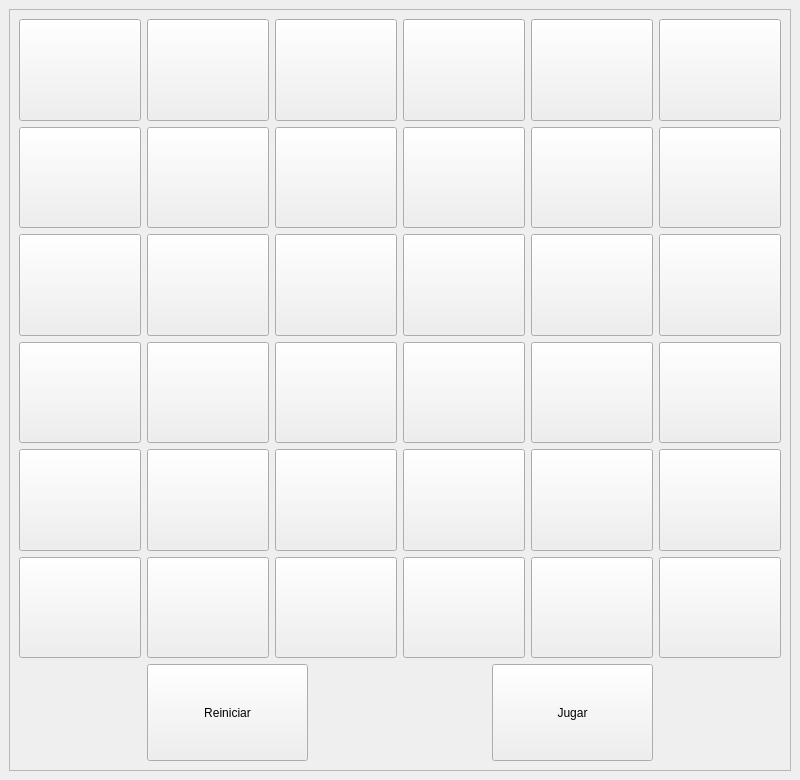
<?xml version="1.0" encoding="UTF-8"?>
<ui version="4.0">
 <class>MainWindow</class>
 <widget class="QMainWindow" name="MainWindow">
  <property name="geometry">
   <rect>
    <x>0</x>
    <y>0</y>
    <width>800</width>
    <height>780</height>
   </rect>
  </property>
  <property name="minimumSize">
   <size>
    <width>800</width>
    <height>780</height>
   </size>
  </property>
  <property name="maximumSize">
   <size>
    <width>16777215</width>
    <height>16777215</height>
   </size>
  </property>
  <property name="windowTitle">
   <string>MainWindow</string>
  </property>
  <property name="styleSheet">
   <string notr="true"/>
  </property>
  <widget class="QWidget" name="centralwidget">
   <layout class="QGridLayout" name="gridLayout_3">
    <item row="0" column="0">
     <widget class="QFrame" name="frame">
      <property name="styleSheet">
       <string notr="true"/>
      </property>
      <property name="frameShape">
       <enum>QFrame::StyledPanel</enum>
      </property>
      <property name="frameShadow">
       <enum>QFrame::Raised</enum>
      </property>
      <layout class="QGridLayout" name="gridLayout_2">
       <item row="1" column="0">
        <layout class="QGridLayout" name="gridLayout">
         <item row="5" column="1">
          <widget class="QPushButton" name="pushButton_32">
           <property name="sizePolicy">
            <sizepolicy hsizetype="Expanding" vsizetype="Expanding">
             <horstretch>0</horstretch>
             <verstretch>0</verstretch>
            </sizepolicy>
           </property>
           <property name="text">
            <string/>
           </property>
          </widget>
         </item>
         <item row="2" column="1">
          <widget class="QPushButton" name="pushButton_17">
           <property name="sizePolicy">
            <sizepolicy hsizetype="Expanding" vsizetype="Expanding">
             <horstretch>0</horstretch>
             <verstretch>0</verstretch>
            </sizepolicy>
           </property>
           <property name="text">
            <string/>
           </property>
          </widget>
         </item>
         <item row="0" column="0">
          <widget class="QPushButton" name="pushButton">
           <property name="sizePolicy">
            <sizepolicy hsizetype="Expanding" vsizetype="Expanding">
             <horstretch>0</horstretch>
             <verstretch>0</verstretch>
            </sizepolicy>
           </property>
           <property name="focusPolicy">
            <enum>Qt::StrongFocus</enum>
           </property>
           <property name="autoFillBackground">
            <bool>false</bool>
           </property>
           <property name="styleSheet">
            <string notr="true"/>
           </property>
           <property name="text">
            <string/>
           </property>
          </widget>
         </item>
         <item row="1" column="5">
          <widget class="QPushButton" name="pushButton_12">
           <property name="sizePolicy">
            <sizepolicy hsizetype="Expanding" vsizetype="Expanding">
             <horstretch>0</horstretch>
             <verstretch>0</verstretch>
            </sizepolicy>
           </property>
           <property name="text">
            <string/>
           </property>
          </widget>
         </item>
         <item row="4" column="5">
          <widget class="QPushButton" name="pushButton_31">
           <property name="sizePolicy">
            <sizepolicy hsizetype="Expanding" vsizetype="Expanding">
             <horstretch>0</horstretch>
             <verstretch>0</verstretch>
            </sizepolicy>
           </property>
           <property name="text">
            <string/>
           </property>
          </widget>
         </item>
         <item row="6" column="1" colspan="4">
          <layout class="QHBoxLayout" name="horizontalLayout">
           <item>
            <widget class="QPushButton" name="pushButton_37">
             <property name="sizePolicy">
              <sizepolicy hsizetype="Expanding" vsizetype="Expanding">
               <horstretch>0</horstretch>
               <verstretch>0</verstretch>
              </sizepolicy>
             </property>
             <property name="minimumSize">
              <size>
               <width>161</width>
               <height>97</height>
              </size>
             </property>
             <property name="maximumSize">
              <size>
               <width>161</width>
               <height>97</height>
              </size>
             </property>
             <property name="text">
              <string>Reiniciar</string>
             </property>
            </widget>
           </item>
           <item>
            <spacer name="horizontalSpacer">
             <property name="orientation">
              <enum>Qt::Horizontal</enum>
             </property>
             <property name="sizeHint" stdset="0">
              <size>
               <width>40</width>
               <height>20</height>
              </size>
             </property>
            </spacer>
           </item>
           <item>
            <widget class="QPushButton" name="pushButton_38">
             <property name="sizePolicy">
              <sizepolicy hsizetype="Expanding" vsizetype="Expanding">
               <horstretch>0</horstretch>
               <verstretch>0</verstretch>
              </sizepolicy>
             </property>
             <property name="minimumSize">
              <size>
               <width>161</width>
               <height>97</height>
              </size>
             </property>
             <property name="maximumSize">
              <size>
               <width>161</width>
               <height>97</height>
              </size>
             </property>
             <property name="text">
              <string>Jugar</string>
             </property>
            </widget>
           </item>
          </layout>
         </item>
         <item row="4" column="4">
          <widget class="QPushButton" name="pushButton_30">
           <property name="sizePolicy">
            <sizepolicy hsizetype="Expanding" vsizetype="Expanding">
             <horstretch>0</horstretch>
             <verstretch>0</verstretch>
            </sizepolicy>
           </property>
           <property name="text">
            <string/>
           </property>
          </widget>
         </item>
         <item row="4" column="2">
          <widget class="QPushButton" name="pushButton_28">
           <property name="sizePolicy">
            <sizepolicy hsizetype="Expanding" vsizetype="Expanding">
             <horstretch>0</horstretch>
             <verstretch>0</verstretch>
            </sizepolicy>
           </property>
           <property name="text">
            <string/>
           </property>
          </widget>
         </item>
         <item row="3" column="0">
          <widget class="QPushButton" name="pushButton_14">
           <property name="sizePolicy">
            <sizepolicy hsizetype="Expanding" vsizetype="Expanding">
             <horstretch>0</horstretch>
             <verstretch>0</verstretch>
            </sizepolicy>
           </property>
           <property name="text">
            <string/>
           </property>
          </widget>
         </item>
         <item row="0" column="4">
          <widget class="QPushButton" name="pushButton_5">
           <property name="sizePolicy">
            <sizepolicy hsizetype="Expanding" vsizetype="Expanding">
             <horstretch>0</horstretch>
             <verstretch>0</verstretch>
            </sizepolicy>
           </property>
           <property name="text">
            <string/>
           </property>
          </widget>
         </item>
         <item row="5" column="0">
          <widget class="QPushButton" name="pushButton_16">
           <property name="sizePolicy">
            <sizepolicy hsizetype="Expanding" vsizetype="Expanding">
             <horstretch>0</horstretch>
             <verstretch>0</verstretch>
            </sizepolicy>
           </property>
           <property name="text">
            <string/>
           </property>
          </widget>
         </item>
         <item row="0" column="1">
          <widget class="QPushButton" name="pushButton_2">
           <property name="sizePolicy">
            <sizepolicy hsizetype="Expanding" vsizetype="Expanding">
             <horstretch>0</horstretch>
             <verstretch>0</verstretch>
            </sizepolicy>
           </property>
           <property name="autoFillBackground">
            <bool>true</bool>
           </property>
           <property name="text">
            <string/>
           </property>
          </widget>
         </item>
         <item row="2" column="4">
          <widget class="QPushButton" name="pushButton_20">
           <property name="sizePolicy">
            <sizepolicy hsizetype="Expanding" vsizetype="Expanding">
             <horstretch>0</horstretch>
             <verstretch>0</verstretch>
            </sizepolicy>
           </property>
           <property name="text">
            <string/>
           </property>
          </widget>
         </item>
         <item row="4" column="0">
          <widget class="QPushButton" name="pushButton_15">
           <property name="sizePolicy">
            <sizepolicy hsizetype="Expanding" vsizetype="Expanding">
             <horstretch>0</horstretch>
             <verstretch>0</verstretch>
            </sizepolicy>
           </property>
           <property name="text">
            <string/>
           </property>
          </widget>
         </item>
         <item row="1" column="0">
          <widget class="QPushButton" name="pushButton_7">
           <property name="sizePolicy">
            <sizepolicy hsizetype="Expanding" vsizetype="Expanding">
             <horstretch>0</horstretch>
             <verstretch>0</verstretch>
            </sizepolicy>
           </property>
           <property name="text">
            <string/>
           </property>
          </widget>
         </item>
         <item row="1" column="2">
          <widget class="QPushButton" name="pushButton_9">
           <property name="sizePolicy">
            <sizepolicy hsizetype="Expanding" vsizetype="Expanding">
             <horstretch>0</horstretch>
             <verstretch>0</verstretch>
            </sizepolicy>
           </property>
           <property name="text">
            <string/>
           </property>
          </widget>
         </item>
         <item row="5" column="5">
          <widget class="QPushButton" name="pushButton_36">
           <property name="sizePolicy">
            <sizepolicy hsizetype="Expanding" vsizetype="Expanding">
             <horstretch>0</horstretch>
             <verstretch>0</verstretch>
            </sizepolicy>
           </property>
           <property name="text">
            <string/>
           </property>
          </widget>
         </item>
         <item row="4" column="1">
          <widget class="QPushButton" name="pushButton_27">
           <property name="sizePolicy">
            <sizepolicy hsizetype="Expanding" vsizetype="Expanding">
             <horstretch>0</horstretch>
             <verstretch>0</verstretch>
            </sizepolicy>
           </property>
           <property name="text">
            <string/>
           </property>
          </widget>
         </item>
         <item row="5" column="4">
          <widget class="QPushButton" name="pushButton_35">
           <property name="sizePolicy">
            <sizepolicy hsizetype="Expanding" vsizetype="Expanding">
             <horstretch>0</horstretch>
             <verstretch>0</verstretch>
            </sizepolicy>
           </property>
           <property name="text">
            <string/>
           </property>
          </widget>
         </item>
         <item row="0" column="2">
          <widget class="QPushButton" name="pushButton_3">
           <property name="sizePolicy">
            <sizepolicy hsizetype="Expanding" vsizetype="Expanding">
             <horstretch>0</horstretch>
             <verstretch>0</verstretch>
            </sizepolicy>
           </property>
           <property name="text">
            <string/>
           </property>
          </widget>
         </item>
         <item row="3" column="3">
          <widget class="QPushButton" name="pushButton_24">
           <property name="sizePolicy">
            <sizepolicy hsizetype="Expanding" vsizetype="Expanding">
             <horstretch>0</horstretch>
             <verstretch>0</verstretch>
            </sizepolicy>
           </property>
           <property name="text">
            <string/>
           </property>
          </widget>
         </item>
         <item row="1" column="3">
          <widget class="QPushButton" name="pushButton_10">
           <property name="sizePolicy">
            <sizepolicy hsizetype="Expanding" vsizetype="Expanding">
             <horstretch>0</horstretch>
             <verstretch>0</verstretch>
            </sizepolicy>
           </property>
           <property name="text">
            <string/>
           </property>
          </widget>
         </item>
         <item row="3" column="2">
          <widget class="QPushButton" name="pushButton_23">
           <property name="sizePolicy">
            <sizepolicy hsizetype="Expanding" vsizetype="Expanding">
             <horstretch>0</horstretch>
             <verstretch>0</verstretch>
            </sizepolicy>
           </property>
           <property name="text">
            <string/>
           </property>
          </widget>
         </item>
         <item row="3" column="4">
          <widget class="QPushButton" name="pushButton_25">
           <property name="sizePolicy">
            <sizepolicy hsizetype="Expanding" vsizetype="Expanding">
             <horstretch>0</horstretch>
             <verstretch>0</verstretch>
            </sizepolicy>
           </property>
           <property name="text">
            <string/>
           </property>
          </widget>
         </item>
         <item row="5" column="2">
          <widget class="QPushButton" name="pushButton_33">
           <property name="sizePolicy">
            <sizepolicy hsizetype="Expanding" vsizetype="Expanding">
             <horstretch>0</horstretch>
             <verstretch>0</verstretch>
            </sizepolicy>
           </property>
           <property name="text">
            <string/>
           </property>
          </widget>
         </item>
         <item row="3" column="1">
          <widget class="QPushButton" name="pushButton_22">
           <property name="sizePolicy">
            <sizepolicy hsizetype="Expanding" vsizetype="Expanding">
             <horstretch>0</horstretch>
             <verstretch>0</verstretch>
            </sizepolicy>
           </property>
           <property name="text">
            <string/>
           </property>
          </widget>
         </item>
         <item row="4" column="3">
          <widget class="QPushButton" name="pushButton_29">
           <property name="sizePolicy">
            <sizepolicy hsizetype="Expanding" vsizetype="Expanding">
             <horstretch>0</horstretch>
             <verstretch>0</verstretch>
            </sizepolicy>
           </property>
           <property name="text">
            <string/>
           </property>
          </widget>
         </item>
         <item row="0" column="3">
          <widget class="QPushButton" name="pushButton_4">
           <property name="sizePolicy">
            <sizepolicy hsizetype="Expanding" vsizetype="Expanding">
             <horstretch>0</horstretch>
             <verstretch>0</verstretch>
            </sizepolicy>
           </property>
           <property name="text">
            <string/>
           </property>
          </widget>
         </item>
         <item row="2" column="2">
          <widget class="QPushButton" name="pushButton_18">
           <property name="sizePolicy">
            <sizepolicy hsizetype="Expanding" vsizetype="Expanding">
             <horstretch>0</horstretch>
             <verstretch>0</verstretch>
            </sizepolicy>
           </property>
           <property name="text">
            <string/>
           </property>
          </widget>
         </item>
         <item row="3" column="5">
          <widget class="QPushButton" name="pushButton_26">
           <property name="sizePolicy">
            <sizepolicy hsizetype="Expanding" vsizetype="Expanding">
             <horstretch>0</horstretch>
             <verstretch>0</verstretch>
            </sizepolicy>
           </property>
           <property name="text">
            <string/>
           </property>
          </widget>
         </item>
         <item row="2" column="3">
          <widget class="QPushButton" name="pushButton_19">
           <property name="sizePolicy">
            <sizepolicy hsizetype="Expanding" vsizetype="Expanding">
             <horstretch>0</horstretch>
             <verstretch>0</verstretch>
            </sizepolicy>
           </property>
           <property name="text">
            <string/>
           </property>
          </widget>
         </item>
         <item row="1" column="1">
          <widget class="QPushButton" name="pushButton_8">
           <property name="sizePolicy">
            <sizepolicy hsizetype="Expanding" vsizetype="Expanding">
             <horstretch>0</horstretch>
             <verstretch>0</verstretch>
            </sizepolicy>
           </property>
           <property name="text">
            <string/>
           </property>
          </widget>
         </item>
         <item row="2" column="5">
          <widget class="QPushButton" name="pushButton_21">
           <property name="sizePolicy">
            <sizepolicy hsizetype="Expanding" vsizetype="Expanding">
             <horstretch>0</horstretch>
             <verstretch>0</verstretch>
            </sizepolicy>
           </property>
           <property name="text">
            <string/>
           </property>
          </widget>
         </item>
         <item row="5" column="3">
          <widget class="QPushButton" name="pushButton_34">
           <property name="sizePolicy">
            <sizepolicy hsizetype="Expanding" vsizetype="Expanding">
             <horstretch>0</horstretch>
             <verstretch>0</verstretch>
            </sizepolicy>
           </property>
           <property name="text">
            <string/>
           </property>
          </widget>
         </item>
         <item row="0" column="5">
          <widget class="QPushButton" name="pushButton_6">
           <property name="sizePolicy">
            <sizepolicy hsizetype="Expanding" vsizetype="Expanding">
             <horstretch>0</horstretch>
             <verstretch>0</verstretch>
            </sizepolicy>
           </property>
           <property name="text">
            <string/>
           </property>
          </widget>
         </item>
         <item row="1" column="4">
          <widget class="QPushButton" name="pushButton_11">
           <property name="sizePolicy">
            <sizepolicy hsizetype="Expanding" vsizetype="Expanding">
             <horstretch>0</horstretch>
             <verstretch>0</verstretch>
            </sizepolicy>
           </property>
           <property name="text">
            <string/>
           </property>
          </widget>
         </item>
         <item row="2" column="0">
          <widget class="QPushButton" name="pushButton_13">
           <property name="sizePolicy">
            <sizepolicy hsizetype="Expanding" vsizetype="Expanding">
             <horstretch>0</horstretch>
             <verstretch>0</verstretch>
            </sizepolicy>
           </property>
           <property name="text">
            <string/>
           </property>
          </widget>
         </item>
        </layout>
       </item>
      </layout>
     </widget>
    </item>
   </layout>
  </widget>
 </widget>
 <resources>
  <include location="Gatos.qrc"/>
 </resources>
 <connections/>
</ui>
